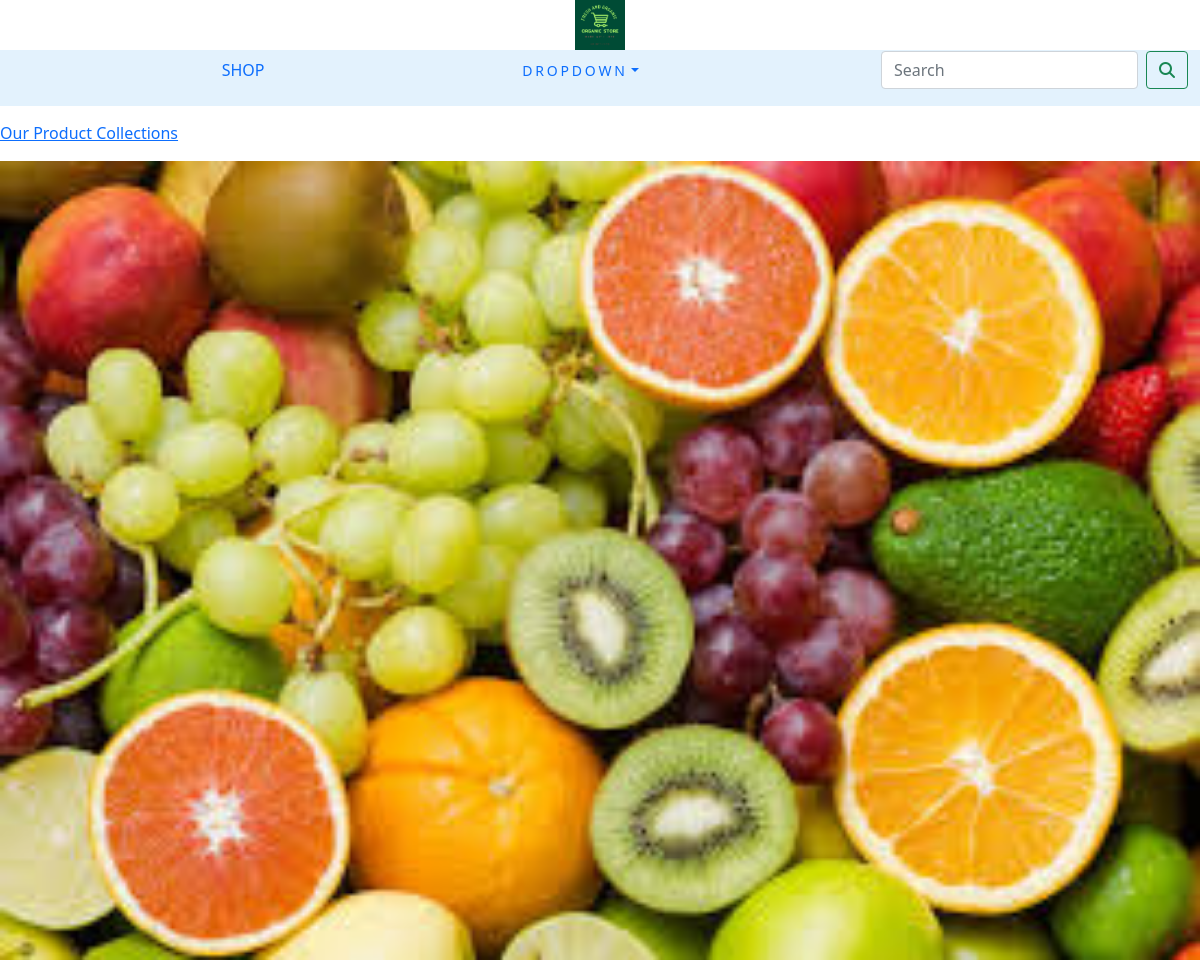
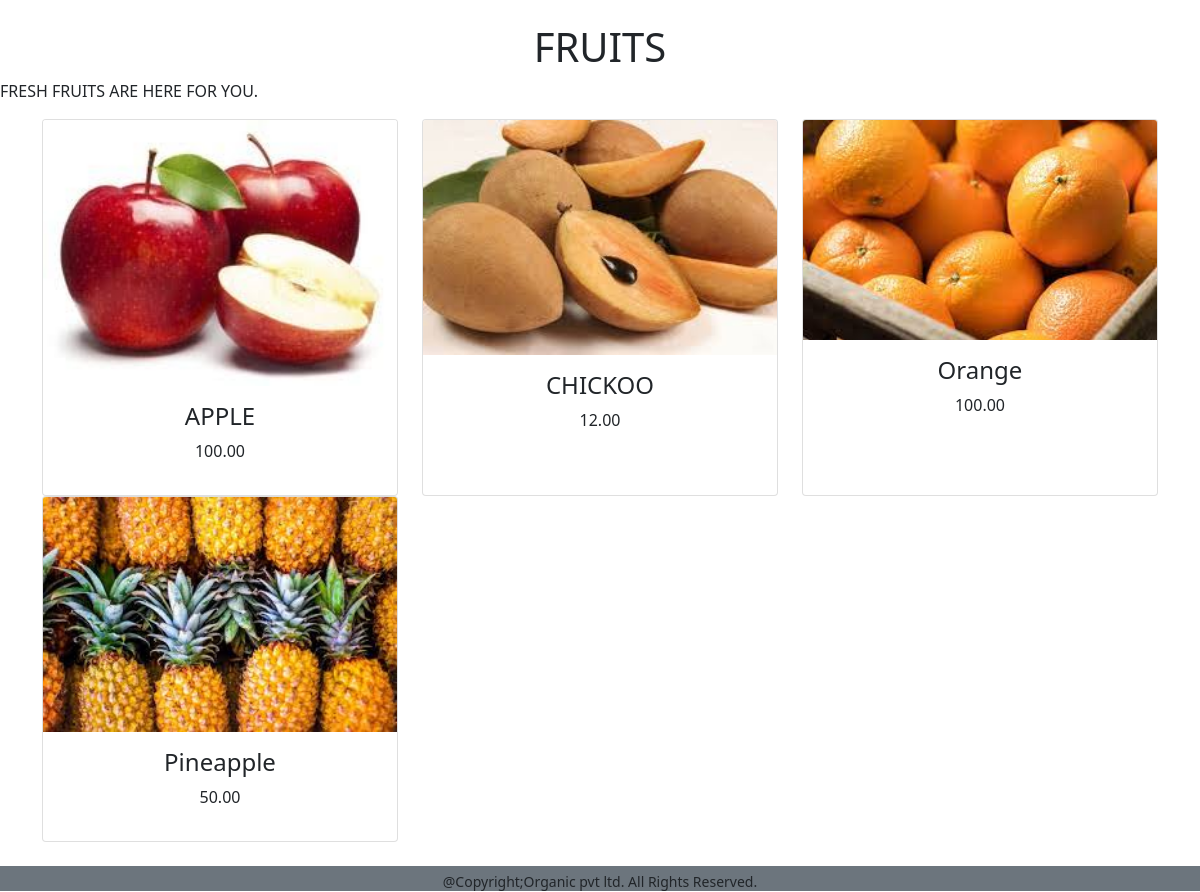
The app's page /shop/fruits/ with its own data (2 pictures, top to bottom).
### shopping/models.py (models this page shows, shortened)
class Category(models.Model):
    name = models.CharField(max_length=250, unique=True)
    slug = models.SlugField(max_length=250, unique=True)
    description = models.TextField(blank=True)
    image = models.ImageField(upload_to='Category', blank=True)
    class Meta:
        ordering = ('name',)
        verbose_name = 'Category'
        verbose_name_plural = 'Categories'
    def get_url(self):
        return reverse('shopping:products_by_category', args=[self.slug])

class Product(models.Model):
    name = models.CharField(max_length=250, unique=True)
    slug = models.SlugField(max_length=250, unique=True)
    description = models.TextField(blank=True)
    price = models.DecimalField(max_digits=10, decimal_places=2)
    category = models.ForeignKey(Category, on_delete=models.CASCADE)
    image = models.ImageField(upload_to='Product', blank=True)
    stock = models.IntegerField()
    available = models.BooleanField(default=True)
    created = models.DateTimeField(auto_now_add=True)
    updated = models.DateTimeField(auto_now=True)
    def get_url(self):
        return reverse('shopping:prodcatDetail', args=[self.category.slug, self.slug])
    class Meta:
        ordering = ('name',)
        verbose_name = 'Product'
        verbose_name_plural = 'Products'

### shopping/views.py (the view)
# urls.py: path('',views.allprodcat,name='allprodcat'),
def allprodcat(request, c_slug=None):
    c_page = None
    products_list = None
    if c_slug != None:
        c_page = get_object_or_404(Category, slug=c_slug)
        products_list = Product.objects.all().filter(category=c_page, available=True)
    else:
        products_list = Product.objects.all().filter(available=True)
    paginator= Paginator(products_list,6)
    try:
        page=int(request.GET.get('page','1'))
    except:
        page=1
    try:
        products=paginator.page(page)
    except(EmptyPage,InvalidPage):
        products=paginator.page(paginator.num_pages)
    return render(request, "category.html", {'category': c_page, 'products': products})

### cart/context_processors.py (called while the page is built)
def counter(request):
    item_count=0
    if 'admin' in request.path:
        return {}
    else:
        try:
            cart=Cart.objects.filter(cart_id = _Cart_id(request))
            cart_items=CartItem.objects.all().filter(cart=cart[:1])
            for cart_item in cart_items:
                item_count += cart_item.quantity
        except cart.DoesNotExist:
            item_count=0
    return dict(item_count=item_count)

### cart/views.py (called while the page is built)
def _Cart_id(request):
    cart=request.session.session_key
    if not cart:
        cart= request.session.create()
    return cart

### shopping/context_processors.py (called while the page is built)
def menu_links(request):
    links = Category.objects.all()
    return dict(links=links)

### templates/category.html (shortened to what this page needs)
{% extends 'base.html' %}
{% load static %}
{% block content %}
{% if category %}
   <div class="row my_row_class">
       <div class="mx-auto">
           <p><a href="{% url 'shopping:allprodcat' %}">Our Product Collections</a></p>
       </div>
   </div>
{% endif %}
<div class="mx-auto">
    {% if category %}
      <img class="my_image" src="{{category.image.url}}" alt="{{category.name}}">
</div>
      <br>
<div>
    <h1 class="text-center my_title">{{category.name}}</h1>
    <p class="text-justify">{{category.description}}</p>
</div>
     {% endif %}
<div class="container">
    <div class="row mx_auto">
        {% for product in products.object_list %}
          <div class="my_bottom_margin col-9 col-sm-12 col-md-4 xol-lg-4">
              <div class="card h-100 text-center" style="min-width:15rem">
                <div>
                    <a href="{{product.get_url}}"><img class="card-img-top my_image" src="{{product.image.url}}" width="50" height="50"></a>
                </div>
                  <div class="card-body">
                     <h4>{{product.name}}</h4>
                     <P>{{product.price}}</P>
                  </div>
              </div>
          </div>
        {% endfor %}
    </div>
    <br>
</div>
{% endblock %}

### static/css/custom.css (style rules this page uses)
body { font-family:'Roboto', sans-serif; }
.my_row_class { padding-top:15px; }

### records on screen
Category: image (picture), name "FRUITS", description "FRESH FRUITS ARE HERE FOR YOU."
Product: image (picture), name "APPLE", price "100.00"
Product: image (picture), name "CHICKOO", price "12.00"
Product: image (picture), name "Orange", price "100.00"
Product: image (picture), name "Pineapple", price "50.00"
